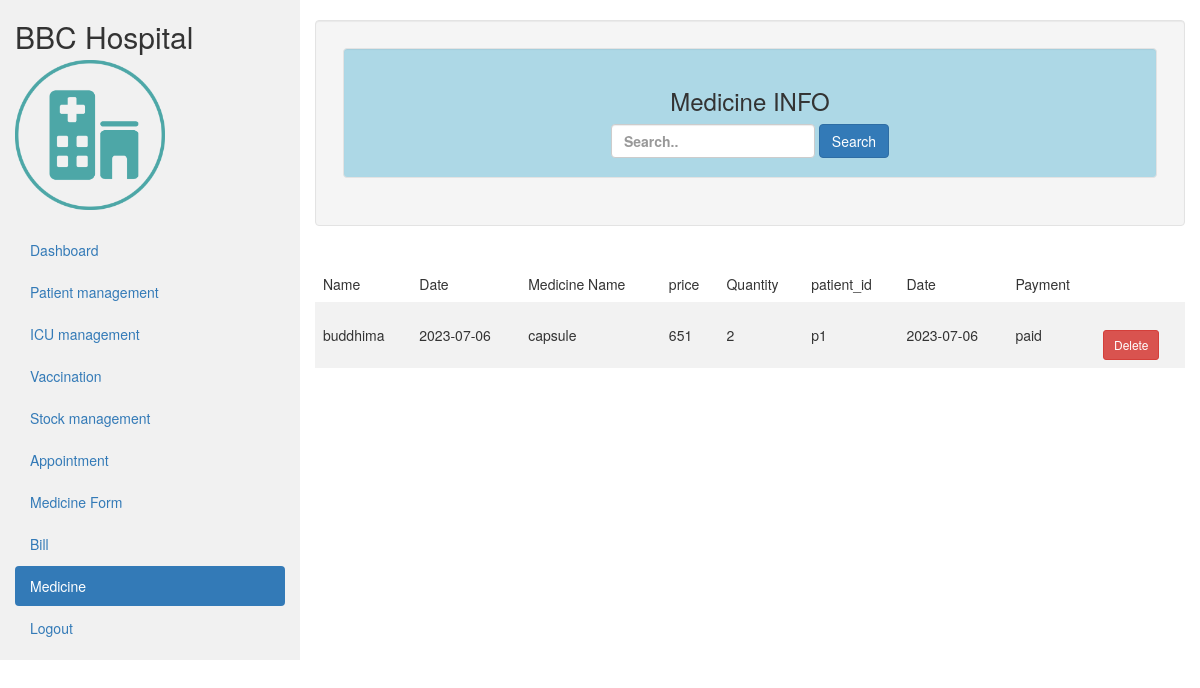
The page /Admin/Medicine/Medicine.php on the database its author committed.
### tables this page shows
CREATE TABLE `medicine` (
  `id` int(100) NOT NULL,
  `patient_name` varchar(255) NOT NULL,
  `admission_date` text NOT NULL,
  `medicine_name` varchar(255) NOT NULL,
  `price` int(100) NOT NULL,
  `quantity` int(100) NOT NULL,
  `patient_id` varchar(60) NOT NULL,
  `date` date NOT NULL,
  `payment_status` varchar(255) NOT NULL
);

### Admin/Medicine/Medicine.php (the view, shortened to what this page needs)
<!DOCTYPE html>
<html lang="en">
<head>
  <link rel="stylesheet" href="https://maxcdn.bootstrapcdn.com/bootstrap/3.4.1/css/bootstrap.min.css">
  <link res="stylesheet" href="../../AdminDashboard/adminDash.css">
</head>
<body>
<div class="container-fluid">
  <div class="row content">
  <div class="col-sm-3 sidenav hidden-xs">
                    <h2>BBC Hospital</h2><br><br>
                    <img style="width:150px; height:150px ;margin-top:-43px ;" src="../../Images\logo3.png">
                    <ul class="nav nav-pills nav-stacked">
                     <br><li><a href="../../Admin\adminDash.php">Dashboard</a></li>
                        <li><a href="../../Admin\Patient\patient.php">Patient management</a></li>
                        <li><a href="../../Admin\ICU\icu.php">ICU management</a></li>
                        <li><a href="../../Admin\Vaccination\testing.php">Vaccination</a></li>
                        <li><a href="../../Admin\Stock\stock.php">Stock management</a></li>
                        <li ><a href="#">Appointment</a></li>
                        <li ><a href="../../Admin\bill\form.php">Medicine Form</a></li>
                        <li><a href="../../Admin\bill\bill.php">Bill</a></li>
                        <li class="active"><a href="../../Admin\Medicine/Medicine.php">Medicine</a></li>
                        <li><a href="../../login/login.html" id="logout">Logout</a></li>
                    </ul><br>
                </div>
    <br>
    <div>
<div class="col-sm-9" >
<div class="well">
        <table>
            <tr>
                <td> <div class="well" id="dashco">
            <h3 class="empal">Medicine INFO</h3>
            <div>
            <form class="form-inline" method="POST" action=""><input type="text"
            name="search" class="form-control" placeholder="Search..">
            <button type="submit" name="save" class="btn btn-primary">Search</button></form>
            </div>
            </div>
      <?php
              @include'../../config.php';
?>
    </table>
      </div>
            <br>
            <?php
              $result = mysqli_query($conn,"SELECT * FROM medicine");
?>
<?php
if (mysqli_num_rows($result) > 0) {
?>
                    <table>
                        <tr>
                          <td>Name</td>
                        <td> Date</td>
                        <td>Medicine Name</td>
                        <td>price</td>
                        <td>Quantity</td>
                        <td>patient_id</td>
                        <td>Date</td>
                       <td>Payment</td>
                        </tr>
                          <?php
                          while($row = mysqli_fetch_array($result)) {
                          ?>
                        <tr>
                          <td><?php echo $row["patient_name"]; ?></td>
                          <td><?php echo $row["admission_date"]; ?></td>
                          <td><?php echo $row["medicine_name"]; ?></td>
                          <td><?php echo $row["price"]; ?></td>
                        <td><?php echo $row["quantity"]; ?></td>
                        <td><?php echo $row["patient_id"]; ?></td>
                        <td><?php echo $row["date"]; ?></td>
                        <td><?php echo $row["payment_status"]; ?></td>
                        <td>
                       <br> <a href="delete.php?id=<?php echo $row["id"]; ?>"class= "btn btn-danger btn-sm" id="delete" >Delete</a></td>
                          </tr>
                          <?php
                          }
                          ?>
                    </table>
                    <?php
                      }
                      else
                      {
                          echo "No result found";
                      }
                      ?>
    </div>
  </div>
</div>
</body>
</html>

### Admin/Medicine/Medicine.php (style rules this page uses)
.row.content { height: 550px }
.sidenav { background-color: #f1f1f1; height: 120%; }
table { border-collapse: collapse; width: 100%; }
th, td { text-align: left; padding: 8px; }
tr:nth-child(even) { background-color: #f2f2f2 }
#dashco { background-color: #ADD8E6; text-align: center; font-weight:bold; }

### rows shown on the page
medicine: patient_name "buddhima", admission_date "2023-07-06", medicine_name "capsule", price "651", quantity "2", patient "p1", date "2023-07-06", payment_status "paid"
